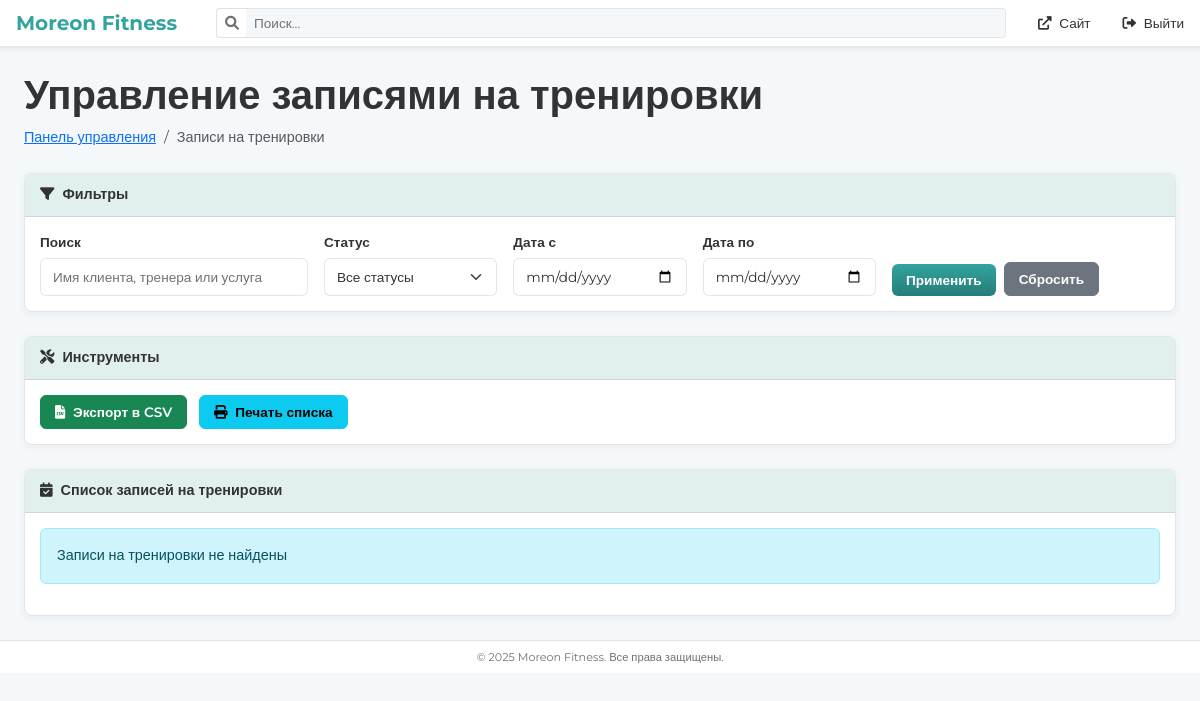
The app's page /admin/training_sessions.php (signed in), older data.
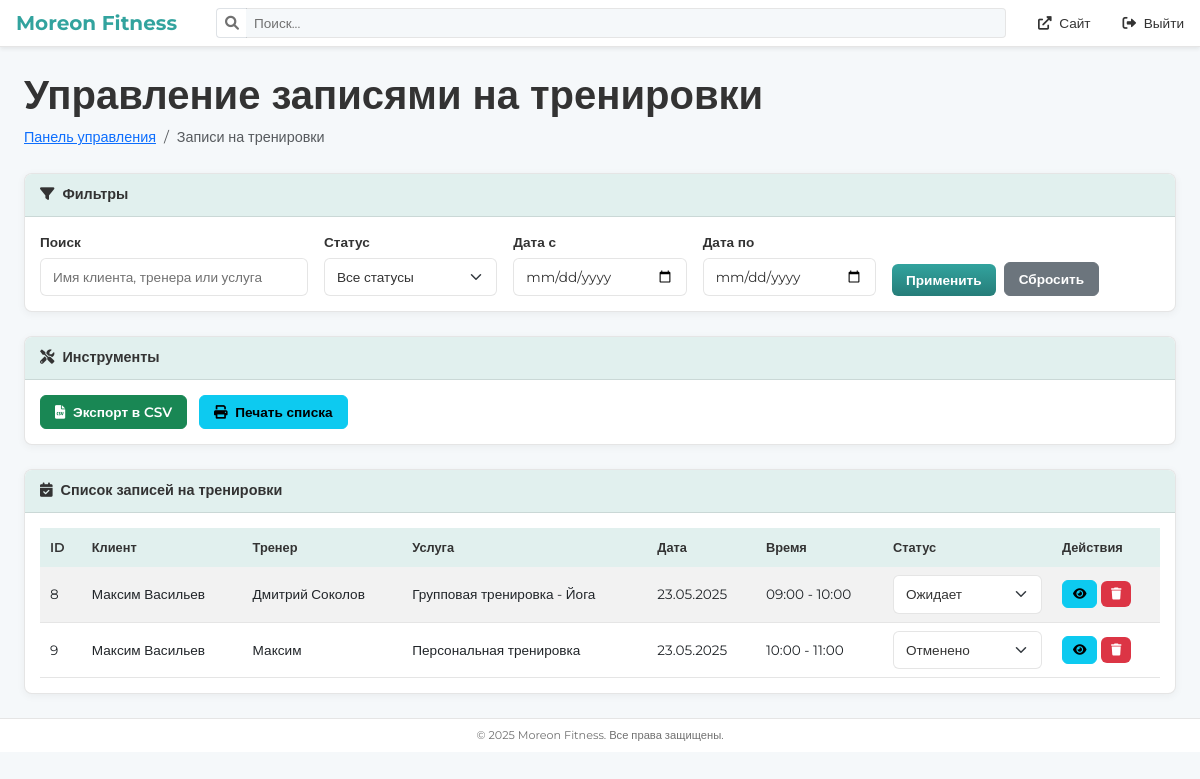
The same page, newer data.
### tables this page shows
CREATE TABLE `training_sessions` (
  `id` int NOT NULL,
  `user_id` int DEFAULT NULL,
  `trainer_id` int DEFAULT NULL,
  `service_id` int DEFAULT NULL,
  `session_date` date NOT NULL,
  `start_time` time NOT NULL,
  `end_time` time NOT NULL,
  `status` enum('pending','confirmed','cancelled','completed') DEFAULT 'pending',
  `notes` text,
  `created_at` timestamp NULL DEFAULT CURRENT_TIMESTAMP,
  `updated_at` timestamp NULL DEFAULT CURRENT_TIMESTAMP ON UPDATE CURRENT_TIMESTAMP
);

CREATE TABLE `services` (
  `id` int NOT NULL,
  `name` varchar(255) NOT NULL,
  `description` text,
  `duration` int DEFAULT NULL,
  `price` decimal(10,2) NOT NULL,
  `max_participants` int DEFAULT NULL,
  `is_active` tinyint(1) DEFAULT '1',
  `created_at` timestamp NULL DEFAULT CURRENT_TIMESTAMP,
  `updated_at` timestamp NULL DEFAULT CURRENT_TIMESTAMP ON UPDATE CURRENT_TIMESTAMP
);

### admin/training_sessions.php (the view, shortened to what the changed rows need)
<?php
require_once 'includes/auth_check.php';
$page = isset($_GET['page']) ? intval($_GET['page']) : 1;
$records_per_page = 10;
$offset = ($page - 1) * $records_per_page;
$params = [];
$where_conditions = [];
$where_clause = !empty($where_conditions) ? "WHERE " . implode(" AND ", $where_conditions) : "";
$query = "SELECT
            ts.id,
            CONCAT(u.first_name, ' ', u.last_name) AS user_name,
            CONCAT(t.first_name, ' ', t.last_name) AS trainer_name,
            s.name AS service_name,
            ts.session_date,
            ts.start_time,
            ts.end_time,
            ts.status,
            ts.created_at
          FROM training_sessions ts
          JOIN users u ON ts.user_id = u.id
          JOIN trainers tr ON ts.trainer_id = tr.id
          JOIN users t ON tr.user_id = t.id
          JOIN services s ON ts.service_id = s.id
          $where_clause
          ORDER BY ts.session_date DESC, ts.start_time ASC
          LIMIT ?, ?";
$stmt = $pdo->prepare($query);
$all_params = array_merge($params, [$offset, $records_per_page]);
$stmt->execute($all_params);
$result = $stmt->fetchAll();
$statuses = ['pending', 'confirmed', 'cancelled', 'completed'];
$page_title = "Управление записями на тренировки";
include 'includes/header.php';
?>
<div class="container-fluid px-4">
    <h1 class="mt-4"><?php echo $page_title; ?></h1>
    <div class="card mb-4">
        <div class="card-body">
            <?php if (count($result) > 0): ?>
                <div class="table-responsive">
                    <table class="table table-striped table-hover" id="sessions-table">
                        <thead>
                            <tr>
                                <th>ID</th>
                                <th>Клиент</th>
                                <th>Тренер</th>
                                <th>Услуга</th>
                                <th>Дата</th>
                                <th>Время</th>
                                <th>Статус</th>
                                <th>Действия</th>
                            </tr>
                        </thead>
                        <tbody>
                            <?php foreach ($result as $row): ?>
                                <tr>
                                    <td><?php echo $row['id']; ?></td>
                                    <td><?php echo htmlspecialchars($row['user_name']); ?></td>
                                    <td><?php echo htmlspecialchars($row['trainer_name']); ?></td>
                                    <td><?php echo htmlspecialchars($row['service_name']); ?></td>
                                    <td><?php echo date('d.m.Y', strtotime($row['session_date'])); ?></td>
                                    <td><?php echo substr($row['start_time'], 0, 5) . ' - ' . substr($row['end_time'], 0, 5); ?></td>
                                    <td>
                                        <select class="form-select form-select-sm status-select" data-session-id="<?php echo $row['id']; ?>">
                                            <?php foreach ($statuses as $status): ?>
                                                <option value="<?php echo $status; ?>" <?php if ($row['status'] === $status) echo 'selected'; ?>>
                                                    <?php
                                                    switch ($status) {
                                                        case 'pending': echo 'Ожидает'; break;
                                                        case 'confirmed': echo 'Подтверждено'; break;
                                                        case 'cancelled': echo 'Отменено'; break;
                                                        case 'completed': echo 'Завершено'; break;
                                                    }
                                                    ?>
                                                </option>
                                            <?php endforeach; ?>
                                        </select>
                                    </td>
                                    <td>
                                        <button class="btn btn-sm btn-info view-session" data-bs-toggle="modal" data-bs-target="#viewSessionModal" data-session-id="<?php echo $row['id']; ?>">
                                            <i class="fas fa-eye"></i>
                                        </button>
                                        <?php if ($_SESSION['user_role'] !== 'trainer'): ?>
                                        <button class="btn btn-sm btn-danger" data-bs-toggle="modal" data-bs-target="#deleteSessionModal" data-session-id="<?php echo $row['id']; ?>">
                                            <i class="fas fa-trash"></i>
                                        </button>
                                        <?php endif; ?>
                                    </td>
                                </tr>
                            <?php endforeach; ?>
                        </tbody>
                    </table>
                </div>
            <?php else: ?>
                <div class="alert alert-info">
                    Записи на тренировки не найдены
                </div>
            <?php endif; ?>
        </div>
    </div>
</div>
<?php
include 'includes/footer.php';
?>

Row changes from the older to the newer data that the page shows:
added training_sessions: id "8", user_name "Максим Васильев", trainer_name "Дмитрий Соколов", service.name "Групповая тренировка - Йога", session_date "23.05.2025", start_time "09:00", end_time "10:00", status+id "Ожидает"
added training_sessions: id "9", user_name "Максим Васильев", trainer_name "Максим", service.name "Персональная тренировка", session_date "23.05.2025", start_time "10:00", end_time "11:00", status+id "Отменено"
Text that changed along with them:
text no longer shown: "Записи на тренировки не найдены"
text now shown: "ID Клиент Тренер Услуга Дата Время Статус Действия"
